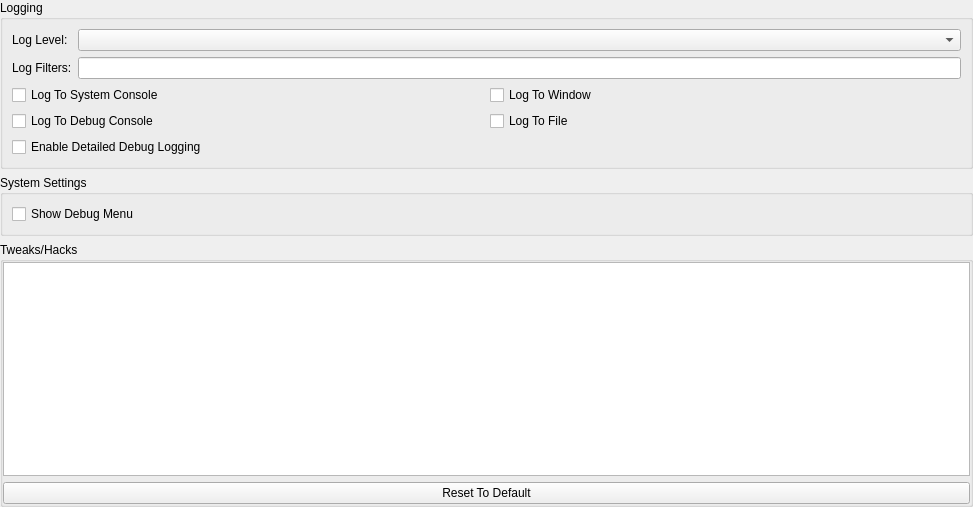
<?xml version="1.0" encoding="UTF-8"?>
<ui version="4.0">
 <class>AdvancedSettingsWidget</class>
 <widget class="QWidget" name="AdvancedSettingsWidget">
  <property name="geometry">
   <rect>
    <x>0</x>
    <y>0</y>
    <width>973</width>
    <height>507</height>
   </rect>
  </property>
  <layout class="QVBoxLayout" name="verticalLayout_4">
   <property name="leftMargin">
    <number>0</number>
   </property>
   <property name="topMargin">
    <number>0</number>
   </property>
   <property name="rightMargin">
    <number>0</number>
   </property>
   <property name="bottomMargin">
    <number>0</number>
   </property>
   <item>
    <widget class="QGroupBox" name="groupBox_4">
     <property name="title">
      <string>Logging</string>
     </property>
     <layout class="QVBoxLayout" name="verticalLayout_3">
      <item>
       <layout class="QFormLayout" name="formLayout_4">
        <item row="0" column="0">
         <widget class="QLabel" name="label">
          <property name="text">
           <string>Log Level:</string>
          </property>
         </widget>
        </item>
        <item row="0" column="1">
         <widget class="QComboBox" name="logLevel"/>
        </item>
        <item row="1" column="0">
         <widget class="QLabel" name="label_2">
          <property name="text">
           <string>Log Filters:</string>
          </property>
         </widget>
        </item>
        <item row="1" column="1">
         <widget class="QLineEdit" name="logFilter"/>
        </item>
       </layout>
      </item>
      <item>
       <layout class="QGridLayout" name="gridLayout_2">
        <item row="0" column="0">
         <widget class="QCheckBox" name="logToConsole">
          <property name="text">
           <string>Log To System Console</string>
          </property>
         </widget>
        </item>
        <item row="0" column="1">
         <widget class="QCheckBox" name="logToWindow">
          <property name="text">
           <string>Log To Window</string>
          </property>
         </widget>
        </item>
        <item row="1" column="0">
         <widget class="QCheckBox" name="logToDebug">
          <property name="text">
           <string>Log To Debug Console</string>
          </property>
         </widget>
        </item>
        <item row="1" column="1">
         <widget class="QCheckBox" name="logToFile">
          <property name="text">
           <string>Log To File</string>
          </property>
         </widget>
        </item>
        <item row="2" column="0" colspan="2">
         <widget class="QCheckBox" name="enableDebugLogging">
          <property name="text">
           <string>Enable Detailed Debug Logging</string>
          </property>
         </widget>
        </item>
       </layout>
      </item>
     </layout>
    </widget>
   </item>
   <item>
    <widget class="QGroupBox" name="groupBox_2">
     <property name="title">
      <string>System Settings</string>
     </property>
     <layout class="QGridLayout" name="formLayout">
      <item row="0" column="0">
       <widget class="QCheckBox" name="showDebugMenu">
        <property name="text">
         <string>Show Debug Menu</string>
        </property>
       </widget>
      </item>
     </layout>
    </widget>
   </item>
   <item>
    <widget class="QGroupBox" name="groupBox_3">
     <property name="title">
      <string>Tweaks/Hacks</string>
     </property>
     <layout class="QGridLayout" name="gridLayout">
      <property name="leftMargin">
       <number>0</number>
      </property>
      <property name="topMargin">
       <number>0</number>
      </property>
      <property name="rightMargin">
       <number>0</number>
      </property>
      <property name="bottomMargin">
       <number>0</number>
      </property>
      <item row="0" column="0">
       <widget class="QTableWidget" name="tweakOptionTable">
        <property name="cornerButtonEnabled">
         <bool>false</bool>
        </property>
        <attribute name="horizontalHeaderVisible">
         <bool>false</bool>
        </attribute>
        <attribute name="verticalHeaderVisible">
         <bool>false</bool>
        </attribute>
        <column>
         <property name="text">
          <string>Option</string>
         </property>
        </column>
        <column>
         <property name="text">
          <string>Value</string>
         </property>
        </column>
       </widget>
      </item>
      <item row="1" column="0">
       <widget class="QPushButton" name="resetToDefaultButton">
        <property name="text">
         <string>Reset To Default</string>
        </property>
       </widget>
      </item>
     </layout>
    </widget>
   </item>
  </layout>
 </widget>
 <resources>
  <include location="resources/resources.qrc"/>
 </resources>
 <connections/>
</ui>
